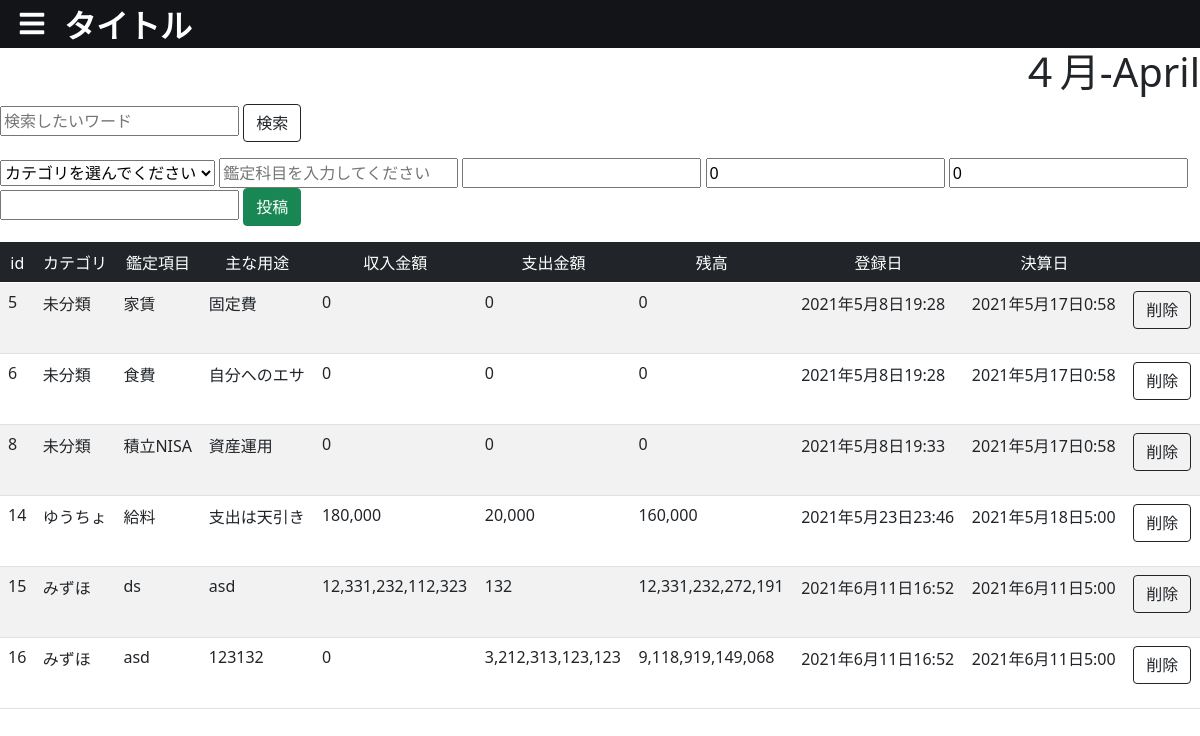
Before: / (signed in) with the older database file.
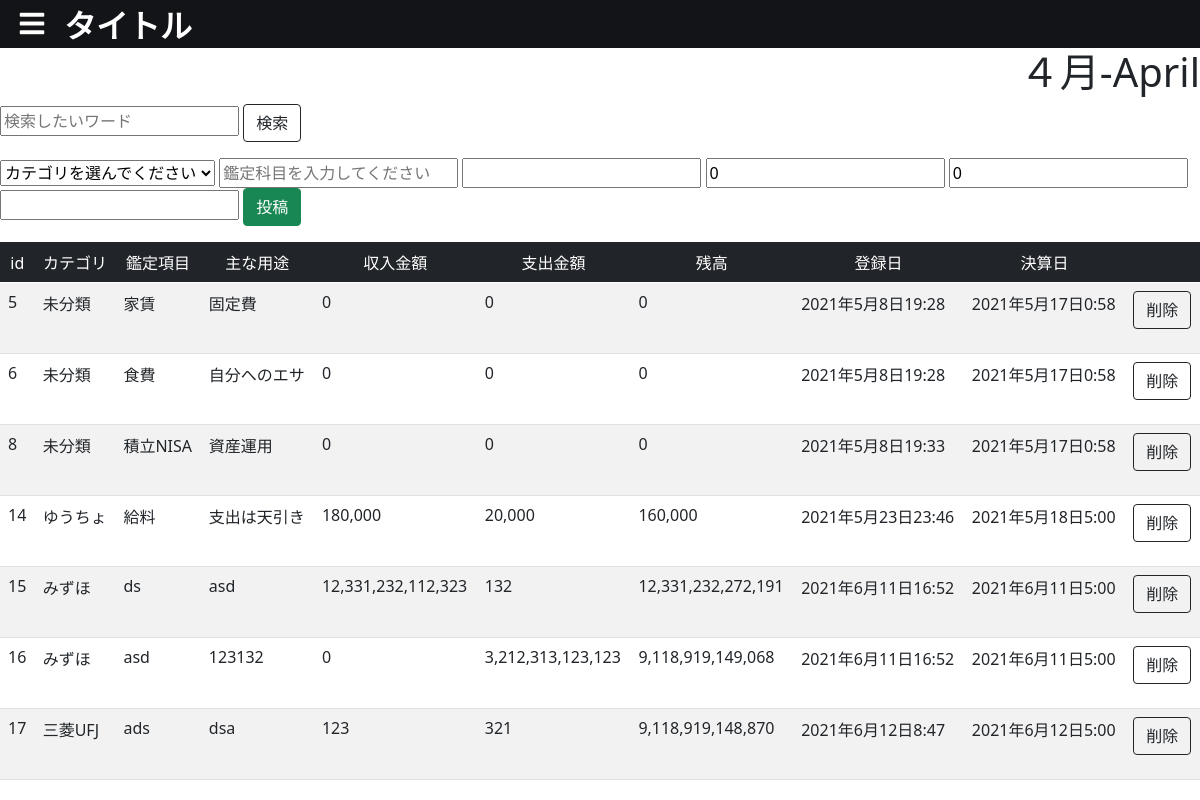
After: the same page with the newer database file.
### bbs/models.py (models this page shows, shortened)
class Topic(models.Model):
    class Meta:
        db_table = "topic"
    category = models.ForeignKey(Category,verbose_name="カテゴリ",on_delete=models.CASCADE,blank=True, null=True)
    title = models.CharField(verbose_name="タイトル", max_length=100, default="")
    comment = models.CharField(verbose_name="コメント", blank=True, max_length=2000)
    income = models.IntegerField(verbose_name="収入",default=0)
    spending = models.IntegerField(verbose_name="支出",default=0)
    dt = models.DateTimeField(verbose_name="投稿日", default=timezone.now)
    pay_dt  =  models.DateTimeField(verbose_name="決済日")

class Category(models.Model):
    class Meta:
        db_table = "category"
    name = models.CharField(verbose_name="カテゴリ名",max_length=100)
    dt =models.DateTimeField(verbose_name="追加日", default=timezone.now)

### bbs/views.py (the view, shortened to what this page needs)
class BbsView(LoginRequiredMixin,View):
    def get(self, request, *args, **kwargs):
        categories  = Category.objects.all()
        if "search" in request.GET:
            if request.GET["search"] == "" or request.GET["search"].isspace():
                return redirect("bbs:index")
            search      = request.GET["search"].replace(" ","　")
            search_list =search.split(" ")
            query       = Q()
            for word in search_list:
                query &= Q(title__contains=word)
            topics  = Topic.objects.filter(query)
        else:
            topics  = Topic.objects.all()
        topics      = list(topics.values())
        total           = 0
        for topic in topics:
            total           = total + int(topic["income"]) - int(topic["spending"])
            topic["total"]  = total
            if topic["category_id"]:
                category            = Category.objects.filter(id=topic["category_id"]).first()
                topic["category"]   = category.name
        chobos = []
        context = {"chobos":chobos,
                   "balances":topics,
                   "categories":categories,
                   }
        return render(request,"bbs/index.html",context)

### templates/bbs/index.html (shortened to what this page needs)
{% load static %}
{% load table %}
<html xmlns="http://www.w3.org/1999/html">
<head>
    <link href="https://cdn.jsdelivr.net/npm/bootstrap@5.0.0-beta1/dist/css/bootstrap.min.css" rel="stylesheet">
    <link rel="stylesheet" href="https://cdn.jsdelivr.net/npm/flatpickr/dist/flatpickr.min.css">
    <link rel="stylesheet" href="{% static 'bbs/css/style.css' %}">
    <link rel="stylesheet" href="{% static 'common/css/fontawesome/all.css' %}">
</head>
<body>
    <header>
        <div class="left_header">
        <label class="l_sidebar_label" for="l_sidebar">
                <i class="fas fa-bars"></i>
            </label>
            <a class="header_link" href="{% url 'bbs:index' %}"><h1>タイトル</h1></a>
        </div>
    </header>
    <main>
        <h1 style="text-align: right">４月-April</h1>
        <form action="" method="get">
            <input type="text" name="search" placeholder="検索したいワード" value="{{ request.GET.search }}">
            <input type="submit" class="btn btn-outline-dark" value="検索">
        </form>
        <form action="" method="post">
            <select name="category">
                <option value="">カテゴリを選んでください</option>
            </select>
            <input type="text" name="title" placeholder="鑑定科目を入力してください" required>
            <input type="text" name="comment" placeholder="主な用途を入力してください" value=" ">
            <input type="number" name="income" placeholder="収入金額を入力してください"value="0">
            <input type="number" name="spending" placeholder="支出金額を入力してください"value="0">
            <input id="pay_dt" type="text" name="pay_dt" readonly>
            <input class="btn btn-success" type="submit" value="投稿">
        </form>
        {% include "bbs/table.html" %}
    </main>
</body>
</html>

### templates/bbs/table.html (shortened to what this page needs)
{% load humanize %}
<table class="table table-striped">
    <thead class="table-dark">
        <tr>
            <td class="text-center">id</td>
            <td class="text-center">カテゴリ</td>
            <td class="text-center">鑑定項目</td>
            <td class="text-center">主な用途</td>
            <td class="text-center">収入金額</td>
            <td class="text-center">支出金額</td>
            <td class="text-center">残高</td>
            <td class="text-center">登録日</td>
            <td class="text-center">決算日</td>
            <td></td>
        </tr>
    </thead>
    <tbody>
    {% for balance in balances %}
    <tr>
        <td>{{ balance.id }}</td>
        <td>{{ balance.category|default:"未分類" }}</td>
        <td>{{ balance.title }}</td>
        <td>{{ balance.comment }}</td>
        <td>{{ balance.income|default:"0"|intcomma }}</td>
        <td>{{ balance.spending|default:"0"|intcomma }}</td>
        <td>{{ balance.total|default:"0"|intcomma }}</td>
        <td>{{ balance.dt }}</td>
        <td>{{ balance.pay_dt }}</td>
        <td>
           <form action="{% url 'bbs:delete' balance.id %}" method="POST">
               <input class="btn btn-outline-dark" type="submit" value="削除">
           </form>
        </td>
    </tr>
    {% endfor %}
    </tbody>
</table>

Changed rows visible on the page:
added Topic: id "17", category "三菱UFJ", title "ads", comment "dsa", income "123", spending "321", total "9,118,919,148,870", dt "2021年6月12日8:47", pay_dt "2021年6月12日5:00"
